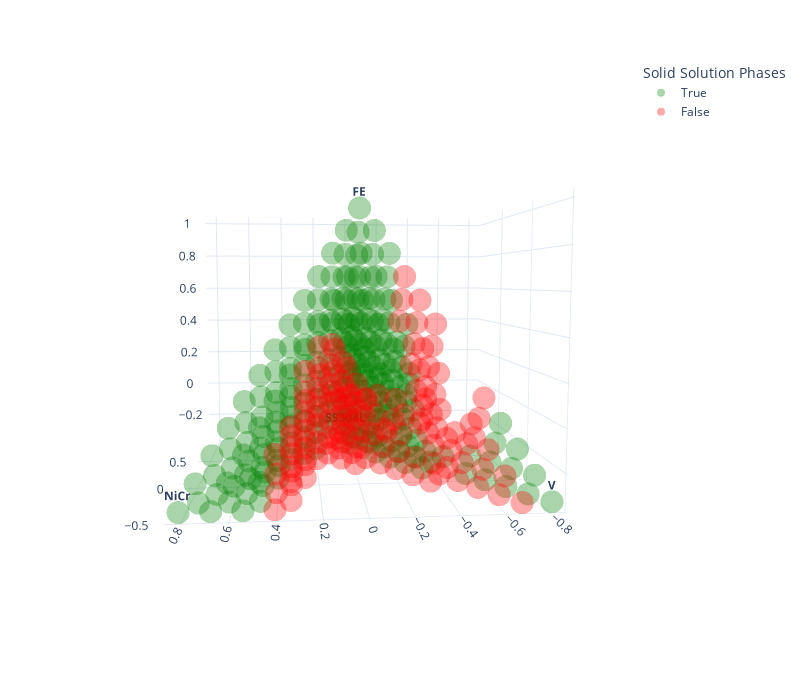

Notebook code cell kept with this figure:
### Markdown cell above
**You should now see that only 281 phase equilibria calculations were performed to get all the feasible points! That's only a bit more than half of what we had to do in the previous section. Let's plot the path we found in the 3D space.** If you rotate the figure, you can clearly see the path gliding along the infeasible space boundary.

### Code cell
fig = px.scatter_3d(gridAtt_projected_df, x='x', y='y', z='z', color=gridFeasible, text=labels, hover_name=formulas,
              template='plotly_white', width=800, height=700, opacity=0.333, color_discrete_sequence=['green', 'red'],
              labels={'color':'Solid Solution Phases', 'x':'', 'y':'', 'z':''})
fig.update_scenes({'camera': {'eye': {'x': -2.3, 'y': 0.2, 'z': 0.2}}})

### Figure 1 — Plotly figure (JSON) as saved in the notebook; plotly's stock layout.template omitted (floating-point values rounded to 4 significant figures; data arrays with more than 128 entries replaced by an {"elided": "..."} marker saying what was removed)
{"data": [{"hovertemplate": "<b>%{hovertext}</b><br><br>Solid Solution Phases=True<br>=%{z}<br>text=%{text}<extra></extra>", "hovertext": {"elided": "231 str values"}, "legendgroup": "True", "marker": {"color": "green", "opacity": 0.333, "symbol": "circle"}, "mode": "markers+text", "name": "True", "scene": "scene", "showlegend": true, "text": {"elided": "231 str values"}, "type": "scatter3d", "x": {"elided": "231 float values"}, "y": {"elided": "231 float values"}, "z": {"elided": "231 float values"}}, {"hovertemplate": "<b>%{hovertext}</b><br><br>Solid Solution Phases=False<br>=%{z}<br>text=%{text}<extra></extra>", "hovertext": {"elided": "137 str values"}, "legendgroup": "False", "marker": {"color": "red", "opacity": 0.333, "symbol": "circle"}, "mode": "markers+text", "name": "False", "scene": "scene", "showlegend": true, "text": {"elided": "137 str values"}, "type": "scatter3d", "x": {"elided": "137 float values"}, "y": {"elided": "137 float values"}, "z": {"elided": "137 float values"}}], "layout": {"height": 700, "legend": {"title": {"text": "Solid Solution Phases"}, "tracegroupgap": 0}, "margin": {"t": 60}, "scene": {"camera": {"eye": {"x": -2.3, "y": 0.2, "z": 0.2}}, "domain": {"x": [0, 1], "y": [0, 1]}, "xaxis": {"title": {"text": ""}}, "yaxis": {"title": {"text": ""}}, "zaxis": {"title": {"text": ""}}}, "width": 800}}
